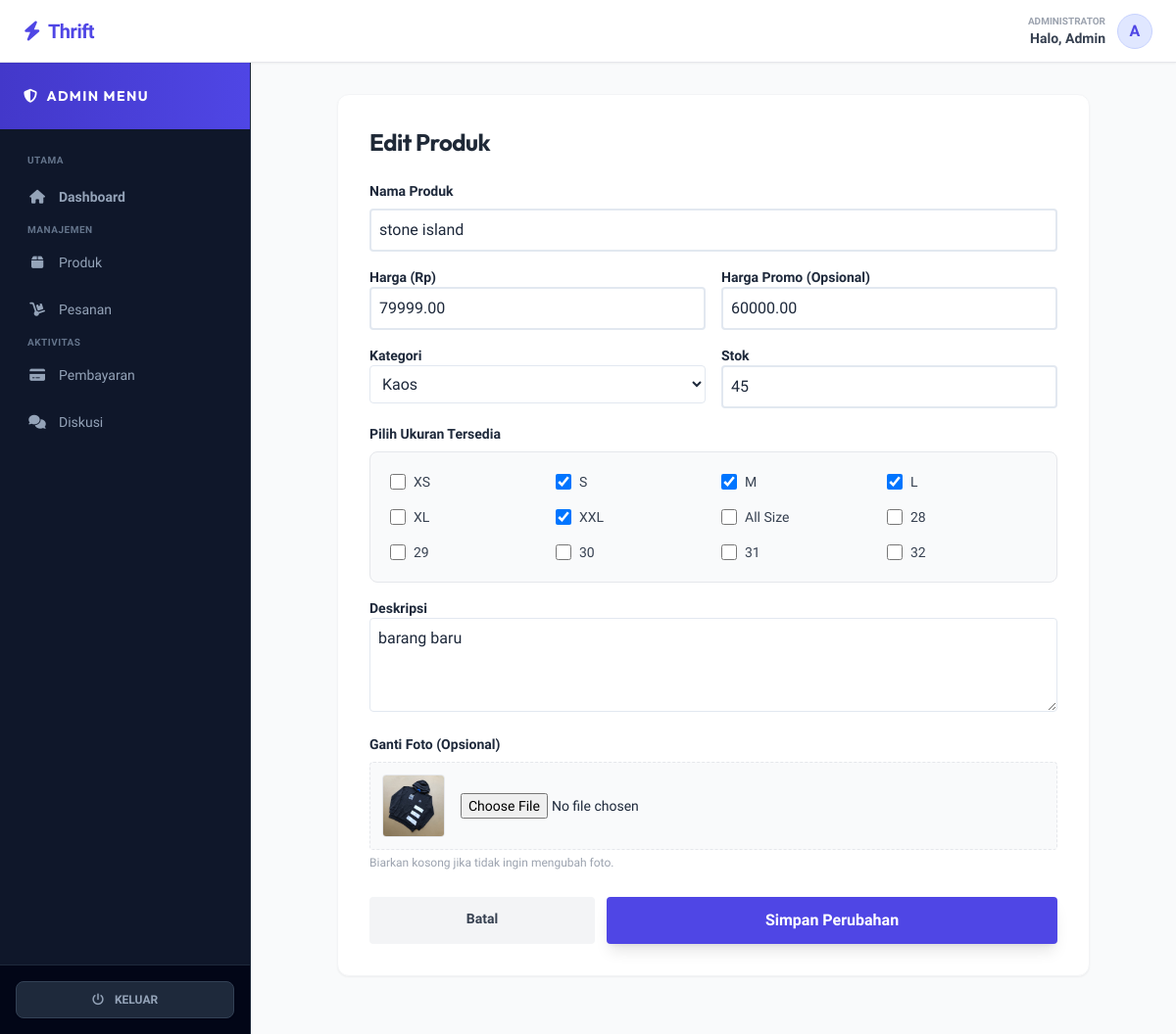
The page /admin/edit?id=2 (signed in) on the database its author committed.
### tables this page shows
CREATE TABLE `products` (
  `id` int(11) NOT NULL,
  `name` varchar(255) NOT NULL,
  `description` text DEFAULT NULL,
  `price` decimal(10,2) NOT NULL,
  `category` varchar(50) DEFAULT NULL,
  `size` varchar(10) DEFAULT NULL,
  `stock` int(11) DEFAULT 1,
  `image` varchar(255) DEFAULT NULL,
  `created_at` timestamp NOT NULL DEFAULT current_timestamp(),
  `discount_price` decimal(10,2) DEFAULT 0.00
);

### app/Controllers/AdminController.php (called while the page is built, shortened)
<?php
require_once ROOT_PATH . '/app/Models/Product.php';
class AdminController {
    public function edit() {
        $id = $_GET['id'];
        $db = (new Database())->getConnection();
        $product = (new Product($db))->getById($id);
        require_once ROOT_PATH . '/views/admin/edit.php';
    }
}
?>

### public/index.php (called while the page is built, shortened)
<?php
require_once ROOT_PATH . '/app/Controllers/AdminController.php';
$router = new Router();
$router->add('/', 'HomeController', 'index');
$router->add('/product', 'ProductController', 'detail');
$router->add('/login', 'AuthController', 'login');
$router->add('/register', 'AuthController', 'register');
$router->add('/logout', 'AuthController', 'logout');
$router->add('/account', 'AuthController', 'account');
$router->add('/orders', 'AuthController', 'orders');
$router->add('/profile/edit', 'AuthController', 'editProfile');
$router->add('/profile/update', 'AuthController', 'updateProfile');
$router->add('/cart', 'CartController', 'index');
$router->add('/cart/add', 'CartController', 'add');
$router->add('/cart/remove', 'CartController', 'remove');
$router->add('/cart/clear', 'CartController', 'clear');
$router->add('/cart/buy-now', 'CartController', 'buyNow');
$router->add('/checkout', 'CartController', 'checkout');
$router->add('/checkout/process', 'CartController', 'processCheckout');
$router->add('/payment', 'CartController', 'payment');
$router->add('/order/confirm-payment', 'CartController', 'confirmPayment');
$router->add('/wishlist', 'WishlistController', 'index');
$router->add('/wishlist/toggle', 'WishlistController', 'toggle');
$router->add('/discussion/send', 'DiscussionController', 'send');
$router->add('/review/submit', 'ReviewController', 'submit');
$router->add('/admin', 'AdminController', 'index');
$router->add('/admin/products', 'AdminController', 'products');
$router->add('/admin/create', 'AdminController', 'create');
$router->add('/admin/store', 'AdminController', 'store');
$router->add('/admin/edit', 'AdminController', 'edit');
$router->add('/admin/update', 'AdminController', 'update');
$router->add('/admin/delete', 'AdminController', 'delete');
$router->add('/admin/orders', 'AdminController', 'orders');
$router->add('/admin/order-detail', 'AdminController', 'orderDetail');
$router->add('/admin/order-update', 'AdminController', 'updateOrder');
$router->add('/admin/delete-order', 'AdminController', 'deleteOrder');
$router->add('/admin/order/accept', 'AdminController', 'acceptPayment');
$router->add('/admin/payments', 'AdminController', 'payments');
$router->add('/admin/payments/create', 'AdminController', 'createPayment');
$router->add('/admin/payments/store', 'AdminController', 'storePayment');
$router->add('/admin/payments/edit', 'AdminController', 'editPayment');
$router->add('/admin/payments/update', 'AdminController', 'updatePayment');
$router->add('/admin/payments/delete', 'AdminController', 'deletePayment');
$router->add('/admin/discussions', 'AdminController', 'discussions');
$router->add('/admin/reply', 'AdminController', 'replyChat');
$router->dispatch($_SERVER['REQUEST_URI']);
?>

### app/Models/Product.php (called while the page is built, shortened)
<?php
class Product {
    private $conn;
    public function __construct($db) { $this->conn = $db; }
    public function getById($id) {
        $stmt = $this->conn->prepare("SELECT * FROM products WHERE id = ?");
        $stmt->execute([$id]);
        return $stmt->fetch(PDO::FETCH_ASSOC);
    }
}
?>

### views/admin/edit.php (the view, shortened to what this page needs)
<?php include ROOT_PATH . '/views/layouts/header.php'; ?>
<div class="flex h-screen pt-16 bg-gray-50 overflow-hidden">
    <?php include ROOT_PATH . '/views/layouts/admin_sidebar.php'; ?>
    <div class="flex-1 flex flex-col lg:ml-64 h-full relative w-full overflow-y-auto custom-scroll">
        <main class="flex-1 p-8 fade-in flex justify-center pb-24">
            <div class="w-full max-w-3xl bg-white p-8 rounded-xl shadow-sm border border-gray-100 h-fit">
                <h1 class="text-2xl font-bold mb-6 text-gray-800">Edit Produk</h1>
                <form action="/admin/update" method="POST" enctype="multipart/form-data">
                    <div class="mb-4">
                        <label class="block font-bold text-sm mb-2">Nama Produk</label>
                        <input type="text" name="name" value="<?= $product['name'] ?>" class="w-full border p-2 rounded focus:outline-none focus:border-indigo-500" required>
                    </div>
                    <div class="grid grid-cols-2 gap-4 mb-4">
                        <div>
                            <label class="block font-bold text-sm">Harga (Rp)</label>
                            <input type="number" name="price" value="<?= $product['price'] ?>" class="w-full border p-2 rounded" required>
                        </div>
                        <div>
                            <label class="block font-bold text-sm">Harga Promo (Opsional)</label>
                            <input type="number" name="discount_price" value="<?= $product['discount_price'] ?>" class="w-full border p-2 rounded" placeholder="0">
                        </div>
                    </div>
                    <div class="grid grid-cols-2 gap-4 mb-4">
                        <div>
                            <label class="block font-bold text-sm">Kategori</label>
                            <select name="category" class="w-full border p-2 rounded bg-white">
                                <?php $cats = ['Kaos', 'Jaket', 'Celana', 'Aksesoris', 'Topi', 'Sepatu']; ?>
                                <?php foreach($cats as $c): ?>
                                    <option value="<?= $c ?>" <?= $product['category'] == $c ? 'selected' : '' ?>><?= $c ?></option>
                                <?php endforeach; ?>
                            </select>
                        </div>
                        <div>
                            <label class="block font-bold text-sm">Stok</label>
                            <input type="number" name="stock" value="<?= $product['stock'] ?>" class="w-full border p-2 rounded">
                        </div>
                    </div>
                    <div class="mb-4">
                        <label class="block font-bold text-sm mb-2">Pilih Ukuran Tersedia</label>
                        <div class="grid grid-cols-4 gap-2 border p-4 rounded-lg bg-gray-50">
                            <?php
                                $currentSizes = explode(',', $product['size']);
                                $currentSizes = array_map('trim', $currentSizes);
                                $availableSizes = ['XS', 'S', 'M', 'L', 'XL', 'XXL', 'All Size', '28', '29', '30', '31', '32'];
                            ?>
                            <?php foreach($availableSizes as $s): ?>
                            <label class="flex items-center space-x-2 cursor-pointer p-1 hover:bg-white rounded transition">
                                <input type="checkbox" name="sizes[]" value="<?= $s ?>"
                                       class="w-4 h-4 text-indigo-600 border-gray-300 rounded focus:ring-indigo-500"
                                       <?= in_array($s, $currentSizes) ? 'checked' : '' ?>>
                                <span class="text-sm font-medium text-gray-700"><?= $s ?></span>
                            </label>
                            <?php endforeach; ?>
                        </div>
                    </div>
                    <div class="mb-4">
                        <label class="block font-bold text-sm">Deskripsi</label>
                        <textarea name="description" class="w-full border p-2 rounded h-24"><?= $product['description'] ?></textarea>
                    </div>
                    <div class="mb-6">
                        <label class="block font-bold text-sm mb-2">Ganti Foto (Opsional)</label>
                        <div class="flex items-center gap-4 bg-gray-50 p-3 rounded border border-dashed">
                            <img src="<?= $product['image'] ?>" class="w-16 h-16 object-cover rounded border bg-white">
                            <input type="file" name="image" class="w-full text-sm">
                        </div>
                        <small class="text-gray-400 text-xs">Biarkan kosong jika tidak ingin mengubah foto.</small>
                    </div>
                    <div class="flex gap-3">
                        <a href="/admin/products" class="w-1/3 bg-gray-100 text-gray-700 font-bold py-3 rounded text-center text-sm hover:bg-gray-200 transition">Batal</a>
                        <button type="submit" class="w-2/3 bg-indigo-600 text-white font-bold py-3 rounded hover:bg-indigo-700 transition shadow-lg">Simpan Perubahan</button>
                    </div>
                </form>
            </div>
        </main>
        <?php include ROOT_PATH . '/views/layouts/footer.php'; ?>

### public/css/style.css (style rules this page uses)
:root { --primary: #4f46e5; --primary-dark: #3730a3; --accent: #f43f5e; --dark: #0f172a; --light: #f8fafc; }
body { font-family: 'Urbanist', sans-serif; background-color: #f8fafc; color: #1e293b; -webkit-font-smoothing: antialiased; overflow-x: hidden; }
h1, h2, h3, h4, h5, h6, .brand-font { font-family: 'Outfit', sans-serif; letter-spacing: -0.02em; }
button, .btn { transition: all 0.2s ease; position: relative; overflow: hidden; }
.fade-in { animation: fadeInUp 0.6s ease-out forwards; opacity: 0; transform: translateY(20px); }
input[type="text"], input[type="email"], input[type="password"], input[type="number"], select, textarea { transition: all 0.3s ease; border: 2px solid #e2e8f0; background-color: #fff; }

### rows shown on the page
products: name "stone island", price "79999.00", discount_price "60000.00", category "Kaos", stock "45", size "☑", description "barang baru", image (picture)

### other values the page prints
explode(' ', $_SESSION['name'] ?? 'Admin')[0] "Admin"
$s "XS"
$s "S"
$s "M"
$s "L"
$s "XL"
$s "XXL"
$s "All Size"
$s "28"
$s "29"
$s "30"
$s "31"
$s "32"
